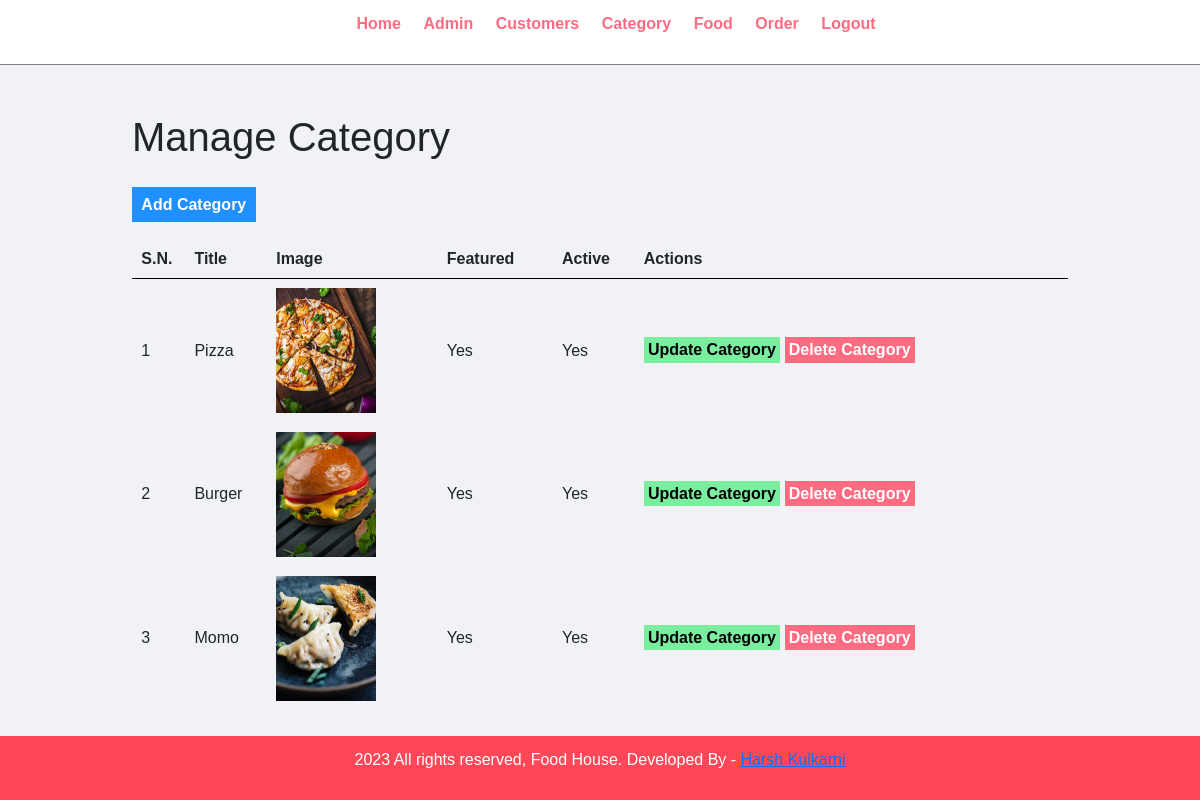
Page /food-order/manage-category (signed in) on the committed database.
### food_order/__init__.py (models this page shows)
class Category(db.Model):
    id = db.Column(db.Integer, primary_key=True)
    title = db.Column(db.String(100), nullable=False, unique=True)
    image_name = db.Column(db.String(255), nullable=True)
    featured = db.Column(db.String(10), nullable=False)
    active = db.Column(db.String(10), nullable=False)
    foods = db.relationship("Food", backref="food")

### food_order/category.py (the view)
@app.route("/food-order/manage-category")
@login_required
@admin_only
def manage_category():
    with app.app_context():
        all_category = db.session.query(Category).all()
        return render_template("admin/manage_category.html", categories=all_category)

### food_order/__init__.py (called while the page is built)
@login_manager.user_loader
def load_user(user_id):
    return User.query.get(int(user_id))

def admin_only(f):
    @wraps(f)
    def wrapper(*args, **kwargs):
        if current_user.is_authenticated:
            if current_user.role == "admin":
                return f(*args, **kwargs)
            else:
                abort(403)
        else:
            return redirect(url_for("admin_index"))
    return wrapper

### food_order/templates/admin/manage_category.html
{% include 'admin/header.html' %}
<div class="main-content">
    <div class="wrapper">
        <h1>Manage Category</h1>
        <br>
        <a href="{{ url_for('add_category') }}" class="btn-primary">Add Category</a>
        <br/><br>
        <table class="tbl-full">
            <tr>
                <th>S.N.</th>
                <th>Title</th>
                <th>Image</th>
                <th>Featured</th>
                <th>Active</th>
                <th>Actions</th>
            </tr>
            {% if categories %}
            {% for category in categories %}
            <tr>
                <td>{{loop.index}}</td>
                <td>{{ category.title}}</td>
                <td>
                    {% if category.image_name %}
                    <img src="../../static/images/{{category.image_name}}" width="100px">
                    {% else %}
                    <div class='error'>Image not Added.</div>
                    {% endif %}
                </td>
                <td>{{category.featured}}</td>
                <td>{{category.active}}</td>
                <td>
                    <a href="{{ url_for('update_category', id=category.id) }}" class="btn-secondary">Update Category</a>
                    <a href="{{ url_for('delete_category', id=category.id) }}" onclick="return confirmations('Delete')" class="btn-danger">Delete Category</a>
                </td>
            </tr>
            {% endfor %}
            {% else %}
            <tr>
                <td colspan="6">
                    <div class="error">No Category Added.</div>
                </td>
            </tr>
            {% endif %}
        </table>
    </div>
</div>
{% include 'admin/footer.html' %}

### food_order/static/css/admin.css (style rules this page uses)
* { margin: 0; padding: 0; font-family: Arial, Helvetica, sans-serif; }
.wrapper { padding: 1%; width: 80%; margin: 0 auto; }
.tbl-full { width: 100%; }
table tr th { border-bottom: 1px solid black; padding: 1%; text-align: left; }
table tr td { padding: 1%; }
.btn-primary { background-color: #1e90ff; padding: 1%; color: white; text-decoration: none; font-weight: bold; }
.btn-secondary { background-color: #7bed9f; padding: 1%; color: black; text-decoration: none; font-weight: bold; }
.btn-danger { background-color: #ff6b81; padding: 1%; color: white; text-decoration: none; font-weight: bold; }
.main-content { background-color: #f1f2f6; padding: 3% 0; }

### rows in the picture
Category: title "Pizza", image_name (picture), featured "Yes", active "Yes"
Category: title "Burger", image_name (picture), featured "Yes", active "Yes"
Category: title "Momo", image_name (picture), featured "Yes", active "Yes"
